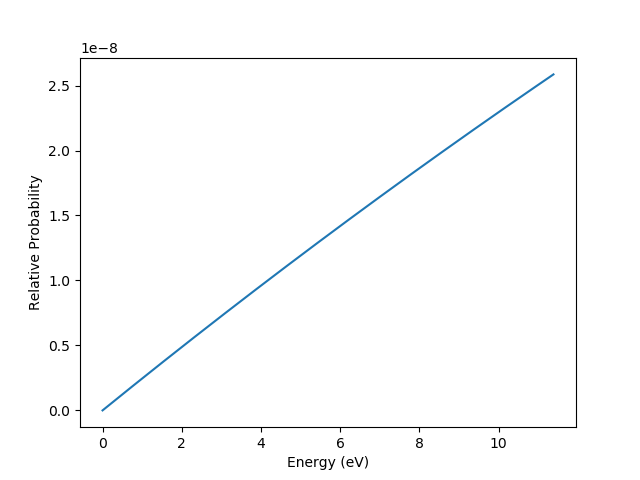

Recreate this plot in Python.
import pandas as pd
import matplotlib.pyplot as plt
import numpy as np


T = 15459*100 # 2eV
me = 9.11*10**-31
pi = np.pi
kb = 1.38*10**-23


def vel2en(v):
    return 0.5*me*v**2


def en2vel(e):
    return np.sqrt(2*e/me)


def alpha(temp):
    return me/(2*kb*temp)


def a(temp):
    return np.sqrt(me/(2*pi*kb*temp))


def maxwell(v):
    return a(T)**3*4*pi*v**2*np.exp(-alpha(T)*v**2)


def main():

    velocity = np.linspace(1, 2 * 10 ** 6, 10000)  # change this only

    energy = [vel2en(x) / (1.6 * 10 ** -19) for x in velocity]
    probability = [maxwell(x) for x in velocity]
    plt.plot(energy, probability)

    print(energy[100:], energy[:100], sep='\n')
    plt.xlabel('Energy (eV)')
    plt.ylabel('Relative Probability')
    plt.savefig('maxwell.png')
    plt.show()


if __name__ == '__main__':
    main()